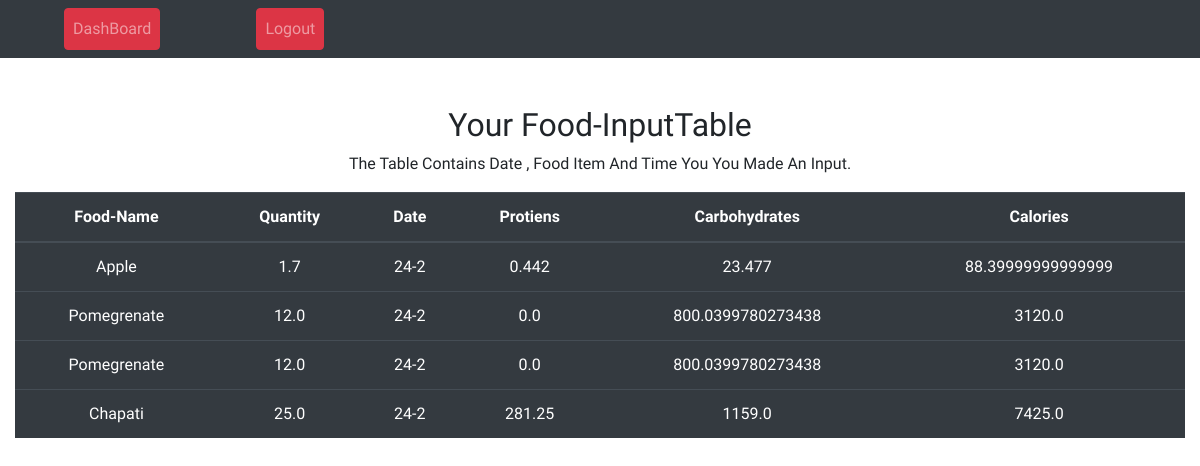
The app's page /display (signed in) with its own data.
### hackathon/Untitled.py (models this page shows, shortened)
class Food(db.Model):
    id= db.Column(db.Integer,primary_key=True)
    food_name= db.Column(db.String(20),unique = False, nullable= False)
    user_id = db.Column(db.Integer, db.ForeignKey('user.id'), nullable=False)
    food_date = db.Column(db.Date, nullable=False,default=date.today())
    quantity = db.Column(db.Float, nullable=False, default =1)
    protien = db.Column(db.Float, nullable = False,default =0)
    calorie = db.Column(db.Float, nullable = False,default =0)
    carb = db.Column(db.Float, nullable = False,default =0)

### hackathon/Untitled.py (the view)
@app.route("/display",methods =["GET"])
def display():
    user = current_user
    foods = Food.query.filter_by(user_id=user.id).all()
    return render_template("display.html",user=user,foods=foods)

### hackathon/Untitled.py (called while the page is built)
@login_manager.user_loader
def load_user(user_id):
    return User.query.get(int(user_id))

### hackathon/templates/display.html (shortened to what this page needs)
<!DOCTYPE html>
<html>
<head>
			  <link rel="stylesheet" href="https://maxcdn.bootstrapcdn.com/bootstrap/4.4.1/css/bootstrap.min.css">
</head>
<body>
				<div>
				<nav class="navbar navbar-expand-sm bg-dark navbar-dark text-capitalize ">
				  <ul class="navbar-nav ">
				    <li class="nav-item">
				      <a class="nav-link btn btn-danger mx-5" href="{{url_for('dash')}}">DashBoard</a>
				    </li>
                       <li class="nav-item">
				      <a class="nav-link btn btn-danger mx-5" href="{{url_for('logout')}}">Logout</a>
				    </li>
				  </ul>
				</nav>
				</div>
				<section>
					<div class="container-fluid text-capitalize text-center pt-5">
						  <h2>Your food-inputTable</h2>
						  <p>The table contains date , food item and time you you made an input.</p>
						  <table class="table table-dark table-hover">
						    <thead>
						      <tr>
						        <th>Food-Name</th>
						        <th>Quantity</th>
						        <th>Date</th>
						        <th>Protiens</th>
                                <th>Carbohydrates</th>
                                <th>Calories</th>
						      </tr>
						    </thead>
						    <tbody>
                                {% for food in foods %}
                              <tr>
                                <td>{{food.food_name}}</td>
                                <td>{{food.quantity}}</td>
                                <td>{{food.food_date.day}}-{{food.food_date.month}}</td>
                                  <td>{{food.protien}}</td>
                                  <td>{{food.carb}}</td>
                                   <td>{{food.calorie}}</td>
                                  </tr>
                                {% endfor %}
						    </tbody>
						  </table>
						</div>
				</section>
</body>
</html>

### hackathon/templates/display.html (style rules this page uses)
* { margin: 0 ; padding: 0; font-family: 'Josefin Sans',sans-serif ; }

### records on screen
Food: food_name "Apple", quantity "1.7", food_date.day "24", food_date.month "2", protien "0.442", carb "23.477", calorie "88.39999999999999"
Food: food_name "Pomegrenate", quantity "12.0", food_date.day "24", food_date.month "2", protien "0.0", carb "800.0399780273438", calorie "3120.0"
Food: food_name "Pomegrenate", quantity "12.0", food_date.day "24", food_date.month "2", protien "0.0", carb "800.0399780273438", calorie "3120.0"
Food: food_name "Chapati", quantity "25.0", food_date.day "24", food_date.month "2", protien "281.25", carb "1159.0", calorie "7425.0"
